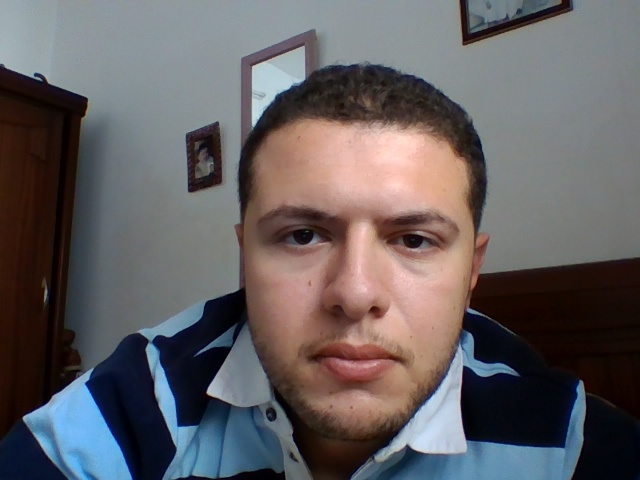
#> input picture build/Desktop_Qt_6_7_3_MinGW_64_bit-Release/captured_face_raw.jpg, 640 x 480 px
$ python compare_faces.py captured_face_raw.jpg captured_face_raw.jpg
#> lines starting #> are read from the running program, lines starting #| are printed output that depends on the picture
import cv2
import sys
import numpy as np
from skimage.metrics import structural_similarity as ssim

if len(sys.argv) < 3:
    print("Erreur: Chemins des images non fournis")
    sys.exit(1)

captured_image_path = sys.argv[1]
reference_image_path = sys.argv[2]

print(f"Image capturée : {captured_image_path}")
print(f"Image de référence : {reference_image_path}")

captured_image = cv2.imread(captured_image_path, cv2.IMREAD_GRAYSCALE)
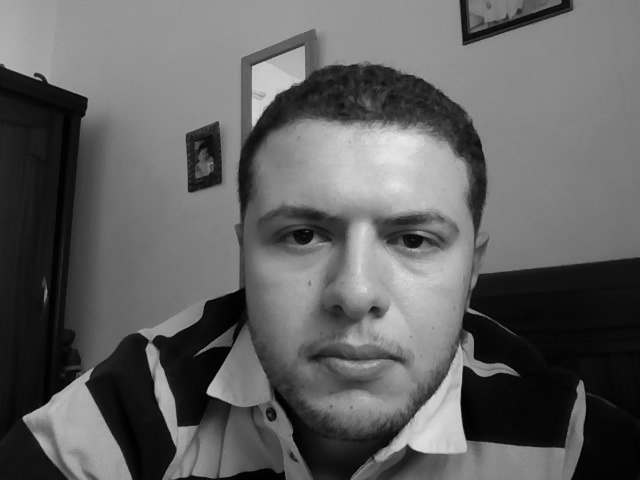
#> captured_image: shape (480, 640); min 0, max 232, mean 96.8
reference_image = cv2.imread(reference_image_path, cv2.IMREAD_GRAYSCALE)

if captured_image is None:
    print("Erreur: Impossible de charger l'image capturée")
    sys.exit(1)
if reference_image is None:
    print("Erreur: Impossible de charger l'image de référence")
    sys.exit(1)

face_cascade = cv2.CascadeClassifier(cv2.data.haarcascades + 'haarcascade_frontalface_default.xml')

# Prétraitement : flou gaussien et égalisation d'histogramme
captured_image = cv2.GaussianBlur(captured_image, (5, 5), 0)
reference_image = cv2.GaussianBlur(reference_image, (5, 5), 0)
captured_image = cv2.equalizeHist(captured_image)
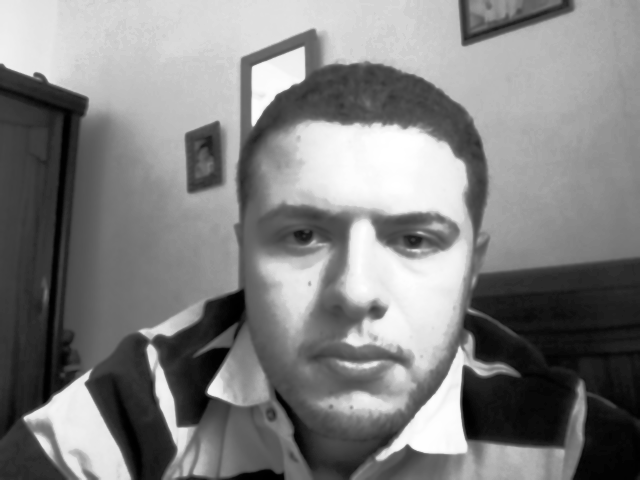
#> captured_image: shape (480, 640); min 0, max 255, mean 128.5
reference_image = cv2.equalizeHist(reference_image)

# Fonction pour détecter un visage avec rotation
def detect_face_with_rotation(image, cascade):
    angles = [0, 15, -15, 30, -30]
    for angle in angles:
        (h, w) = image.shape[:2]
        center = (w // 2, h // 2)
        M = cv2.getRotationMatrix2D(center, angle, 1.0)
        rotated = cv2.warpAffine(image, M, (w, h))
        faces = cascade.detectMultiScale(rotated, scaleFactor=1.05, minNeighbors=0, minSize=(5, 5))
        if len(faces) > 0:
            return faces[0], rotated, angle
    return None, image, 0

# Détection du visage dans l'image capturée
captured_face_info, captured_rotated, captured_angle = detect_face_with_rotation(captured_image, face_cascade)
#> captured_face_info = [188, 152, 24, 24]; captured_angle = 0
if captured_face_info is None:
    print("Erreur: Aucun visage détecté dans l'image capturée, même après rotation")
    cv2.imwrite("captured_image_failed.jpg", captured_rotated)
    sys.exit(1)

(x, y, w, h) = captured_face_info
#> x = 188; y = 152; w = 24; h = 24
captured_face = captured_rotated[y:y+h, x:x+w]
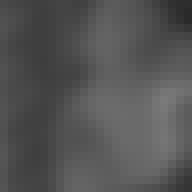
#> captured_face: shape (24, 24) (shown 8 times larger); min 42, max 122, mean 83.9

# Détection du visage dans l'image de référence
reference_face_info, reference_rotated, reference_angle = detect_face_with_rotation(reference_image, face_cascade)
#> reference_face_info = [188, 152, 24, 24]; reference_angle = 0
if reference_face_info is None:
    print("Erreur: Aucun visage détecté dans l'image de référence, même après rotation")
    cv2.imwrite("reference_image_failed.jpg", reference_rotated)
    sys.exit(1)

(x, y, w, h) = reference_face_info
reference_face = reference_rotated[y:y+h, x:x+w]

# Deuxième égalisation d'histogramme pour la comparaison SSIM
captured_face = cv2.equalizeHist(captured_face)
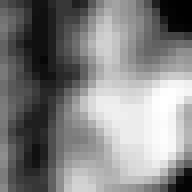
#> captured_face: shape (24, 24) (shown 8 times larger); min 0, max 255, mean 130
reference_face = cv2.equalizeHist(reference_face)

# Redimensionner les visages
captured_face = cv2.resize(captured_face, (200, 200))
#> captured_face: shape (200, 200)
reference_face = cv2.resize(reference_face, (200, 200))

cv2.imwrite("captured_face_extracted.jpg", captured_face)
cv2.imwrite("reference_face_extracted.jpg", reference_face)

# Calculer le score SSIM
similarity_score, _ = ssim(captured_face, reference_face, full=True)
#> similarity_score = 1
print(f"Score de similarité SSIM: {similarity_score}")
#| Score de similarité SSIM: 1.0

# Vérifier si le score dépasse le seuil
if similarity_score > 0.1:
    print("Match")
else:
    print("Erreur: Les visages ne correspondent pas")
    sys.exit(1)
